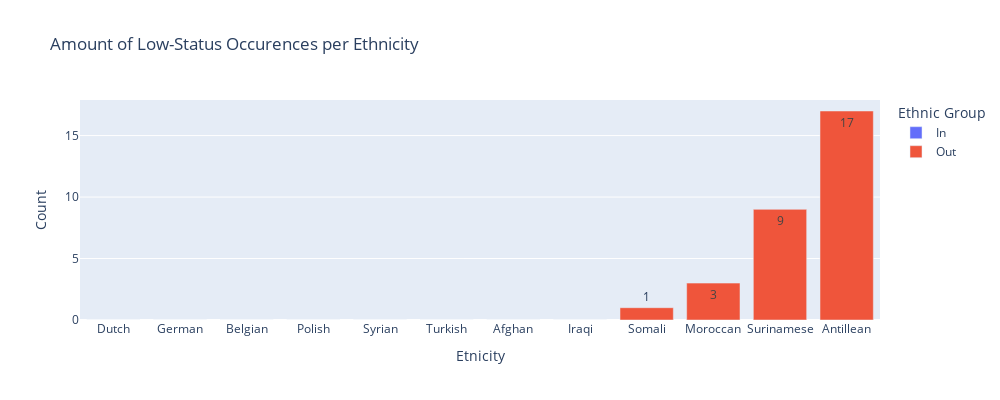
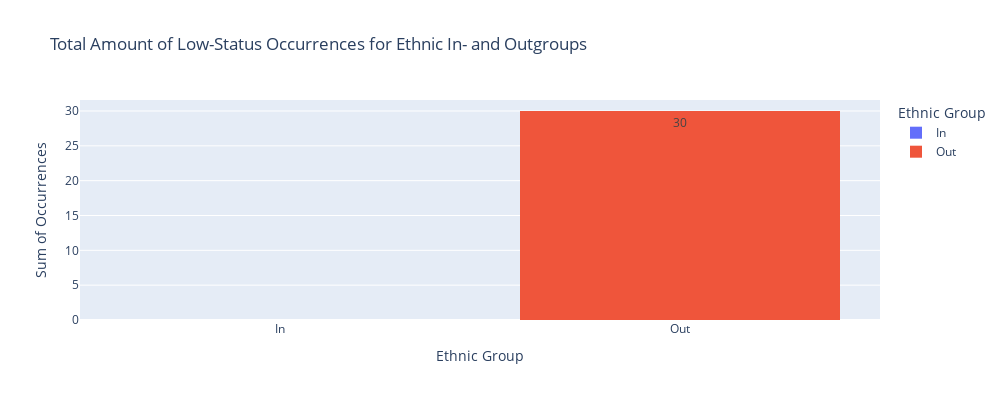

Write notebook code for charts like these, in order.
### Code cell
low_status_counts = {
    'nederlander' : [],
    'duitser' : [],
    'belg' : [],
    'pool' : [],
    'syrier' : [],
    'surinamer' : [],
    'turk' : [],
    'antilliaan' : [],
    'somalier' : [],
    'marokkaan' : [],
    'afghaan' : [],
    'irakees' : []
}
low_status_counts.update(w2v_low_status)

ls_count_df = pd.DataFrame(columns=['Etnicity', 'Count', 'Ethnic Group'])
for i, (key, value) in enumerate(low_status_counts.items()):
    if key in in_group:
        ls_count_df.loc[i] = [etnicity_mapping[key], len(value), 'In']
    else:
        ls_count_df.loc[i] = [etnicity_mapping[key], len(value), 'Out']

ls_count_df.sort_values(by='Count', ascending=True, inplace=True)
fig = px.bar(ls_count_df, x='Etnicity', y='Count', color='Ethnic Group', title='Amount of Low-Status Occurences per Ethnicity', width=1000, height=400, text_auto=True)
fig.show()

fig = px.histogram(ls_count_df, x='Ethnic Group', y='Count', color='Ethnic Group',title='Total Amount of Low-Status Occurrences for Ethnic In- and Outgroups', width=1000, height=400, text_auto=True)
fig.update_yaxes(title_text='Sum of Occurrences')
fig.show()

### Figure 1 — Plotly figure (JSON) as saved in the notebook; plotly's stock layout.template omitted (floating-point values rounded to 4 significant figures)
{"data": [{"alignmentgroup": "True", "hovertemplate": "Ethnic Group=In<br>Etnicity=%{x}<br>Count=%{y}<extra></extra>", "legendgroup": "In", "marker": {"color": "#636efa", "pattern": {"shape": ""}}, "name": "In", "offsetgroup": "In", "orientation": "v", "showlegend": true, "textposition": "auto", "texttemplate": "%{y}", "type": "bar", "x": ["Dutch", "German", "Belgian"], "xaxis": "x", "y": [0, 0, 0], "yaxis": "y"}, {"alignmentgroup": "True", "hovertemplate": "Ethnic Group=Out<br>Etnicity=%{x}<br>Count=%{y}<extra></extra>", "legendgroup": "Out", "marker": {"color": "#EF553B", "pattern": {"shape": ""}}, "name": "Out", "offsetgroup": "Out", "orientation": "v", "showlegend": true, "textposition": "auto", "texttemplate": "%{y}", "type": "bar", "x": ["Polish", "Syrian", "Turkish", "Afghan", "Iraqi", "Somali", "Moroccan", "Surinamese", "Antillean"], "xaxis": "x", "y": [0, 0, 0, 0, 0, 1, 3, 9, 17], "yaxis": "y"}], "layout": {"barmode": "relative", "height": 400, "legend": {"title": {"text": "Ethnic Group"}, "tracegroupgap": 0}, "title": {"text": "Amount of Low-Status Occurences per Ethnicity"}, "width": 1000, "xaxis": {"anchor": "y", "domain": [0, 1], "title": {"text": "Etnicity"}}, "yaxis": {"anchor": "x", "domain": [0, 1], "title": {"text": "Count"}}}}

### Figure 2 — Plotly figure (JSON) as saved in the notebook; plotly's stock layout.template omitted (floating-point values rounded to 4 significant figures)
{"data": [{"alignmentgroup": "True", "bingroup": "x", "histfunc": "sum", "hovertemplate": "Ethnic Group=%{x}<br>sum of Count=%{y}<extra></extra>", "legendgroup": "In", "marker": {"color": "#636efa", "pattern": {"shape": ""}}, "name": "In", "offsetgroup": "In", "orientation": "v", "showlegend": true, "texttemplate": "%{value}", "type": "histogram", "x": ["In", "In", "In"], "xaxis": "x", "y": [0, 0, 0], "yaxis": "y"}, {"alignmentgroup": "True", "bingroup": "x", "histfunc": "sum", "hovertemplate": "Ethnic Group=%{x}<br>sum of Count=%{y}<extra></extra>", "legendgroup": "Out", "marker": {"color": "#EF553B", "pattern": {"shape": ""}}, "name": "Out", "offsetgroup": "Out", "orientation": "v", "showlegend": true, "texttemplate": "%{value}", "type": "histogram", "x": ["Out", "Out", "Out", "Out", "Out", "Out", "Out", "Out", "Out"], "xaxis": "x", "y": [0, 0, 0, 0, 0, 1, 3, 9, 17], "yaxis": "y"}], "layout": {"barmode": "relative", "height": 400, "legend": {"title": {"text": "Ethnic Group"}, "tracegroupgap": 0}, "title": {"text": "Total Amount of Low-Status Occurrences for Ethnic In- and Outgroups"}, "width": 1000, "xaxis": {"anchor": "y", "categoryarray": ["In", "Out"], "categoryorder": "array", "domain": [0, 1], "title": {"text": "Ethnic Group"}}, "yaxis": {"anchor": "x", "domain": [0, 1], "title": {"text": "Sum of Occurrences"}}}}
